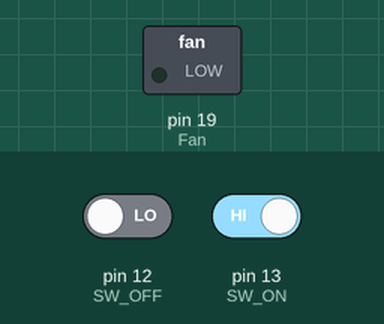
Recording of a sketch running on a simulated Arduino Uno, built with avr-gcc and run on an emulated ATmega328P. On the bench: switched loads named in the sketch (green lamp = pin HIGH). Inputs (shaded band) come from the test bench; at power-on: pin 12 (SW_OFF) LOW, pin 13 (SW_ON) HIGH.

Above: at 1.2 s.
1.3 s: pin 12 (SW_OFF) driven HIGH and pin 13 (SW_ON) driven LOW
At 1.6 s:
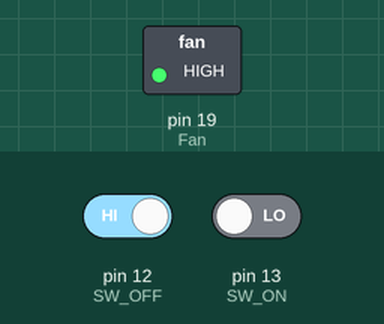
2.8 s: pin 12 (SW_OFF) driven LOW
At 3.9 s:
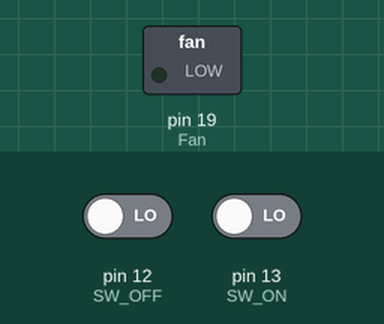
4.3 s: pin 12 (SW_OFF) driven HIGH
At 5.1 s:
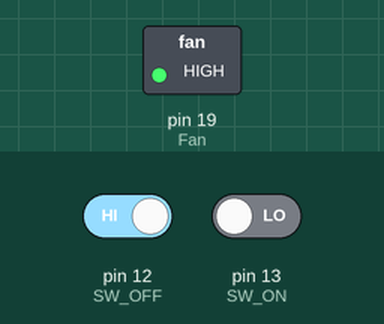
Timing chart, 0 to 7.3 s (numbered marks = the images above; inputs shaded):
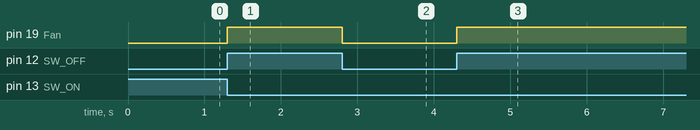

The sketch:

LAB02_DigitalInputMode.ino
```cpp
const int SW_ON = 13;   // Switch SW_ON PIN 13
const int SW_OFF = 12;  // Switch SW_OFF PIN 12
const int Fan = 19;     // Fan PIN 19

int buttonState_Red;
int buttonState_Green;

void setup() {
  pinMode(Fan, OUTPUT);
  pinMode(SW_ON, INPUT);
  pinMode(SW_OFF, INPUT);
}

void loop() {
  buttonState_Red = digitalRead(SW_ON);
  buttonState_Green = digitalRead(SW_OFF);

  if ((buttonState_Green == HIGH) && (buttonState_Red == LOW)) {
    digitalWrite(Fan, HIGH);
  }
  else if ((buttonState_Green == LOW) && (buttonState_Red == HIGH)) {
    digitalWrite(Fan, LOW);
  }
  else {
    digitalWrite(Fan, LOW);
  }
}
```

Measured:
- after the input at 1.3 s, pin 19 (Fan): LOW → HIGH at once
- after the input at 2.8 s, pin 19 (Fan): HIGH → LOW at once
- after the input at 4.3 s, pin 19 (Fan): LOW → HIGH at once
